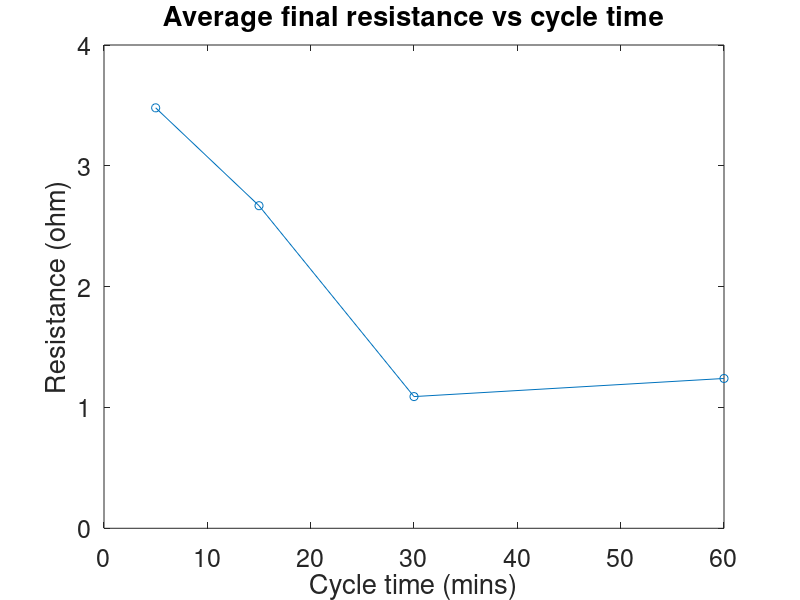

The MATLAB source for this figure:
x = [5, 15, 30, 60];
y = [3.48 2.67 1.09 1.24];

plot(x,y,'-o');
axis([0 60 0 4]);

xlabel('Cycle time (mins)','Fontsize',24);
ylabel('Resistance (ohm)','Fontsize',24);
title('Average final resistance vs cycle time','Fontsize',24);
set(gca,'Fontsize',18);
grid off;